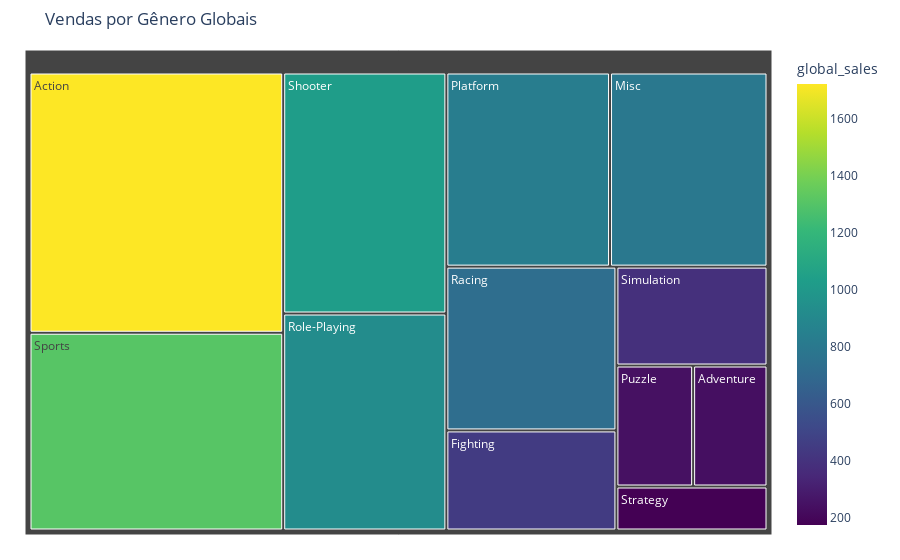

Notebook source saved alongside this figure:
### Code cell
genre_global = df.groupby('genre')['global_sales'].sum().reset_index()

fig = px.treemap(
    genre_global,
    path=['genre'],
    values='global_sales',
    color='global_sales',
    color_continuous_scale='viridis',
    title='Vendas por Gênero Globais'
)

fig.update_traces()
fig.update_layout(margin=dict(t=50, l=25, r=25, b=25))
fig.show()

### Figure 1 — Plotly figure (JSON) as saved in the notebook; plotly's stock layout.template omitted (floating-point values rounded to 4 significant figures)
{"data": [{"branchvalues": "total", "customdata": [[1723.0], [234.8], [444.0], [797.6], [829.1], [242.2], [726.8], [923.8], [1026.0], [389.9], [1309.0], [173.4]], "domain": {"x": [0, 1], "y": [0, 1]}, "hovertemplate": "labels=%{label}<br>global_sales_sum=%{value}<br>parent=%{parent}<br>id=%{id}<br>global_sales=%{color}<extra></extra>", "ids": ["Action", "Adventure", "Fighting", "Misc", "Platform", "Puzzle", "Racing", "Role-Playing", "Shooter", "Simulation", "Sports", "Strategy"], "labels": ["Action", "Adventure", "Fighting", "Misc", "Platform", "Puzzle", "Racing", "Role-Playing", "Shooter", "Simulation", "Sports", "Strategy"], "marker": {"coloraxis": "coloraxis", "colors": [1723.0, 234.8, 444.0, 797.6, 829.1, 242.2, 726.8, 923.8, 1026.0, 389.9, 1309.0, 173.4]}, "name": "", "parents": ["", "", "", "", "", "", "", "", "", "", "", ""], "type": "treemap", "values": [1723.0, 234.8, 444.1, 797.6, 829.1, 242.2, 726.8, 923.8, 1026.0, 389.9, 1309.0, 173.4]}], "layout": {"coloraxis": {"colorbar": {"title": {"text": "global_sales"}}, "colorscale": [[0, "#440154"], [0.1111, "#482878"], [0.2222, "#3e4989"], [0.3333, "#31688e"], [0.4444, "#26828e"], [0.5556, "#1f9e89"], [0.6667, "#35b779"], [0.7778, "#6ece58"], [0.8889, "#b5de2b"], [1, "#fde725"]]}, "legend": {"tracegroupgap": 0}, "margin": {"b": 25, "l": 25, "r": 25, "t": 50}, "title": {"text": "Vendas por Gênero Globais"}}}
